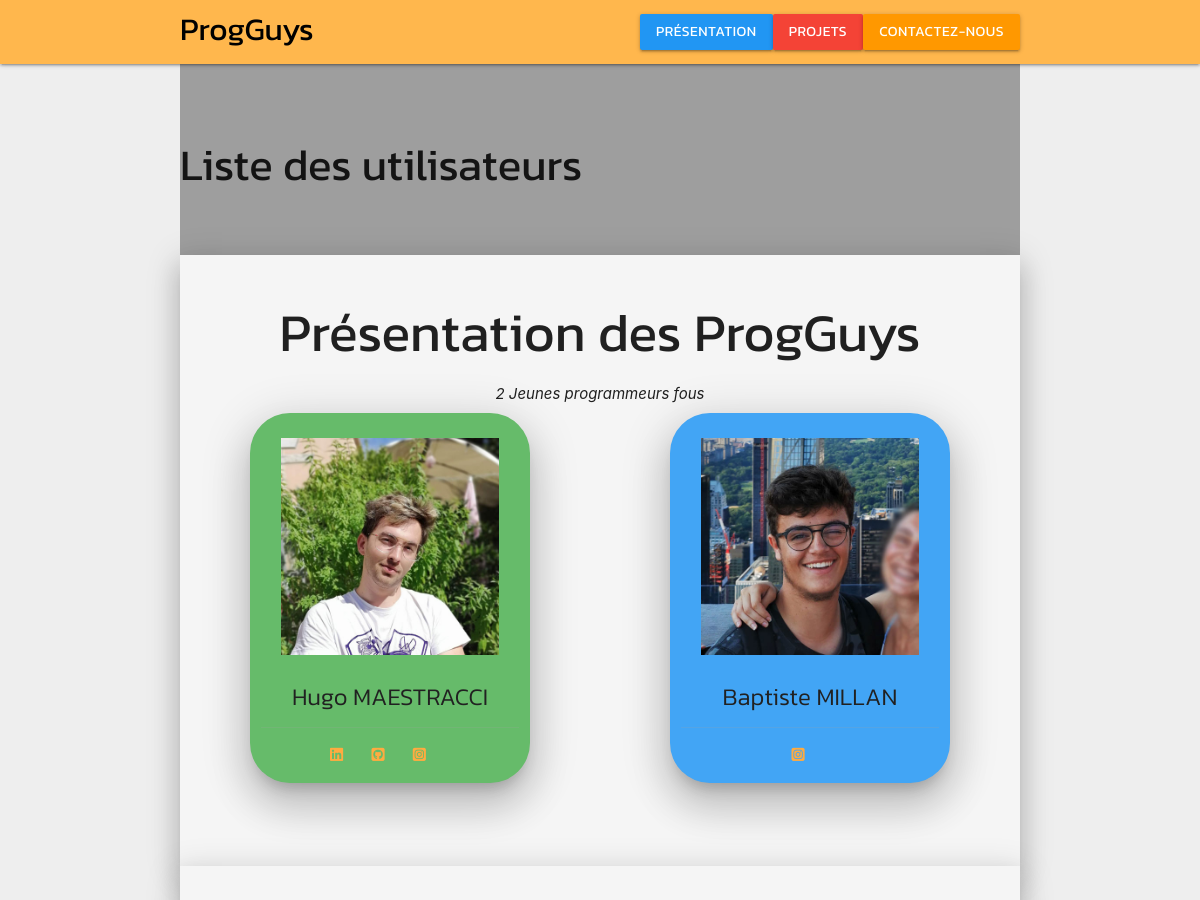
Before: / (upper part) with the older database file.
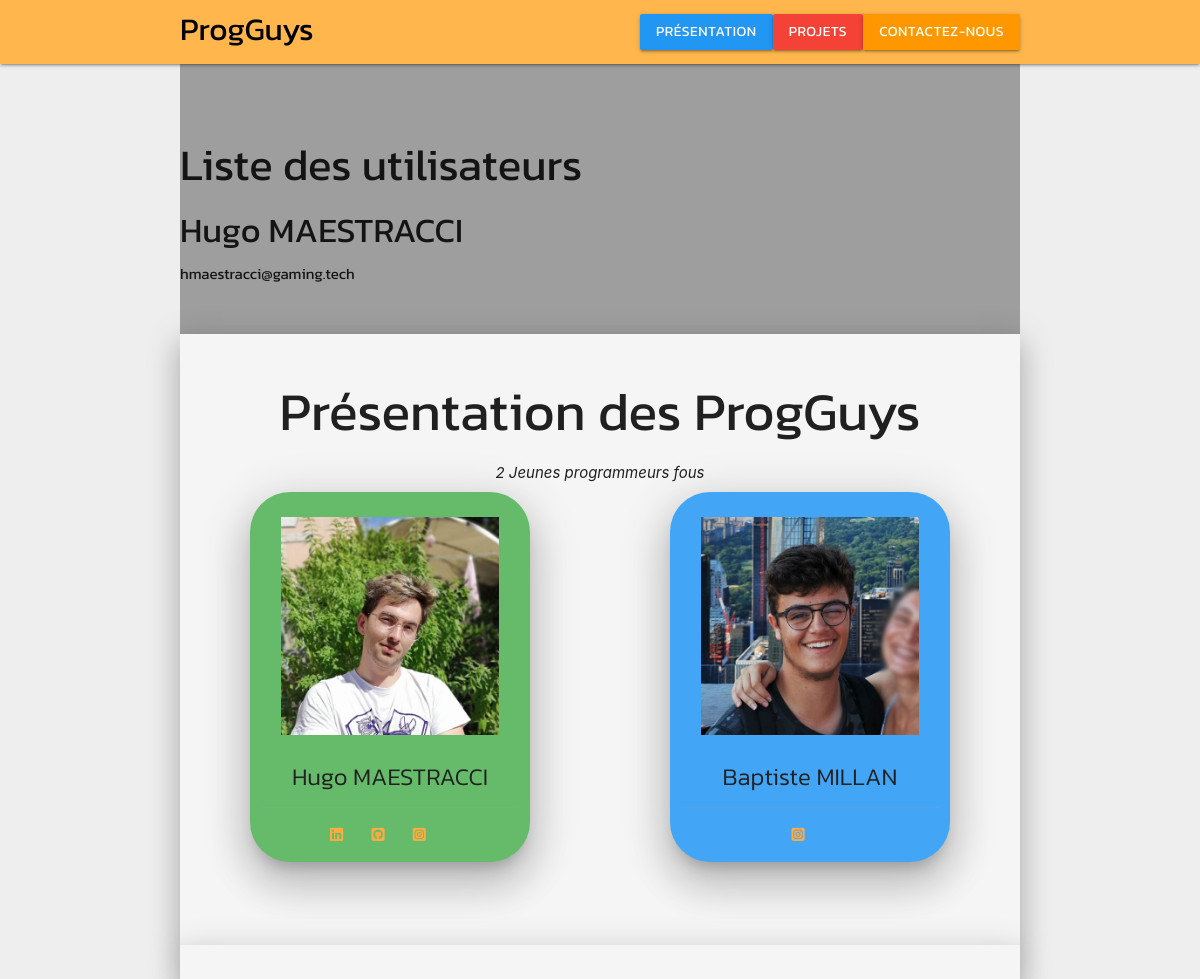
After: the same page with the newer database file.
### tables this page shows
CREATE TABLE IF NOT EXISTS `user` (
  `id` int(11) NOT NULL AUTO_INCREMENT,
  `mail` varchar(100) NOT NULL,
  `password` varchar(100) NOT NULL,
  `prenom` varchar(100) NOT NULL,
  `nom` varchar(100) NOT NULL,
  `id_equipe` int(11) NOT NULL,
  PRIMARY KEY (`id`)
);

### index.php (the view, shortened to what this page needs)
<!DOCTYPE html>
  <?php require_once "php/config.php"; ?>
  <html lang="fr" dir="ltr">
    <head>
      <link type="text/css" rel="stylesheet" href="css/materialize.css"  media="screen"/>
      <link type="text/css" rel="stylesheet" href="css/style-min.css"/>
    </head>
    <body class="grey lighten-3">
      <header>
        <?php
          require "menu.php";
        ?>
      </header>
      <main id="main">
        <section class="container section grey">
          <h3>Liste des utilisateurs</h3>
          <?php
            $sql = "SELECT * FROM user";
            $pre = $pdo->prepare($sql);
            $pre->execute();
            $data = $pre->fetchAll(PDO::FETCH_ASSOC);
            foreach($data as $user){ ?>
            <div class="bloc_user">
              <h4><?php echo $user['prenom']." ".$user['nom'] ?></h4>
              <span class="email"><?php echo $user['mail'] ?></span>
            </div>
            <?php } ?>
        </section>
        <section class="container section grey lighten-4 z-depth-4" id="presentation">
          <div class="center-align">
            <h2>Présentation des ProgGuys</h2>
            <i>2 Jeunes programmeurs fous</i>
          </div>
          <div class="row">
            <div class="student card hoverable green lighten-1 center-align col s10 offset-s1 m4 offset-m1 l4 offset-l1 z-depth-5">
              <div class="card-image waves-effect waves-block waves-green">
                <img src="img/hugo.jpg" alt="hugo maestracci person ProgGuys prog guys" class="responsive-img activator">
              </div>
              <div class="card-content">
                <h3 class="card-title activator grey-text text-darken-4">Hugo MAESTRACCI</h3>
              </div>
              <div class="card-action">
                <a href="https://www.linkedin.com/in/hugo-maestracci-22b019222/" rel="nofollow external" target="_blank"><i class="fab fa-linkedin"></i></a>
                <a href="https://github.com/Sh4dy01" rel="nofollow external" target="_blank"><i class="fab fa-github-square"></i></a>
                <a href="https://www.instagram.com/hugo.m.83/" rel="nofollow external" target="_blank"><i class="fab fa-instagram-square"></i></a>
              </div>
            </div>
            <div class="student card hoverable blue lighten-1 center-align col s10 offset-s1 m4 offset-m2 l4 offset-l2 z-depth-5">
              <div class="card-image waves-effect waves-block waves-blue">
                <img src="img/baz.jpg" alt="baptiste millan person ProgGuys prog guys" class="responsive-img activator">
              </div>
              <div class="card-content">
                <h3 class="card-title activator grey-text text-darken-4">Baptiste MILLAN</h3>
              </div>
              <div class="card-action">
                <a href="https://www.instagram.com/baptiste_millan14/" rel="nofollow external" target="_blank"><i class="fab fa-instagram-square"></i></a>
              </div>
            </div>
          </div>
        </section>
        <section class="container section grey lighten-4 z-depth-4" id="projects">
        </section>
      </main>
    </body>
  </html>

### menu.php (shortened to what this page needs)
<div class="navbar-fixed">
  <nav class="nav-wrapper orange lighten-2">
    <div class="container">
      <h1 class="brand-logo black-text">ProgGuys</h1>
      <ul class="right hide-on-med-and-down">
        <li><a href="index.html" class="waves-effect waves-light blue btn">Présentation</a></li>
        <li><a class="dropdown-trigger waves-effect waves-light red btn" data-target="project-dropdown">Projets</a></li>
        <li><a class="waves-effect waves-light btn orange modal-trigger" href="#contact">Contactez-nous</a></li>
      </ul>
    </div>
  </nav>
</div>

### css/style-min.css (style rules this page uses)
body { display:flex;min-height:100vh;flex-direction:column }
main { flex:1 0 auto }
a,h1,h2,h3,h4,h5,label,p,span { font-family:Kanit,sans-serif }
h1 { font-size:18px;margin:.8rem 0 1.68rem 0 }
nav ul a.btn { margin-left:0;margin-right:0 }
.section { padding-top:4vw;padding-bottom:4vw }
.section h2 { margin-top:0 }
.student { border-radius:40px }
.student .card-title { margin-top:0 }
.student img { padding:20px;margin-top:5px }
.student .card-content { padding:6px }
.student .card-action { background-color:transparent }

Changed rows visible on the page:
added user: prenom "Hugo", nom "MAESTRACCI", mail "hmaestracci@gaming.tech"
